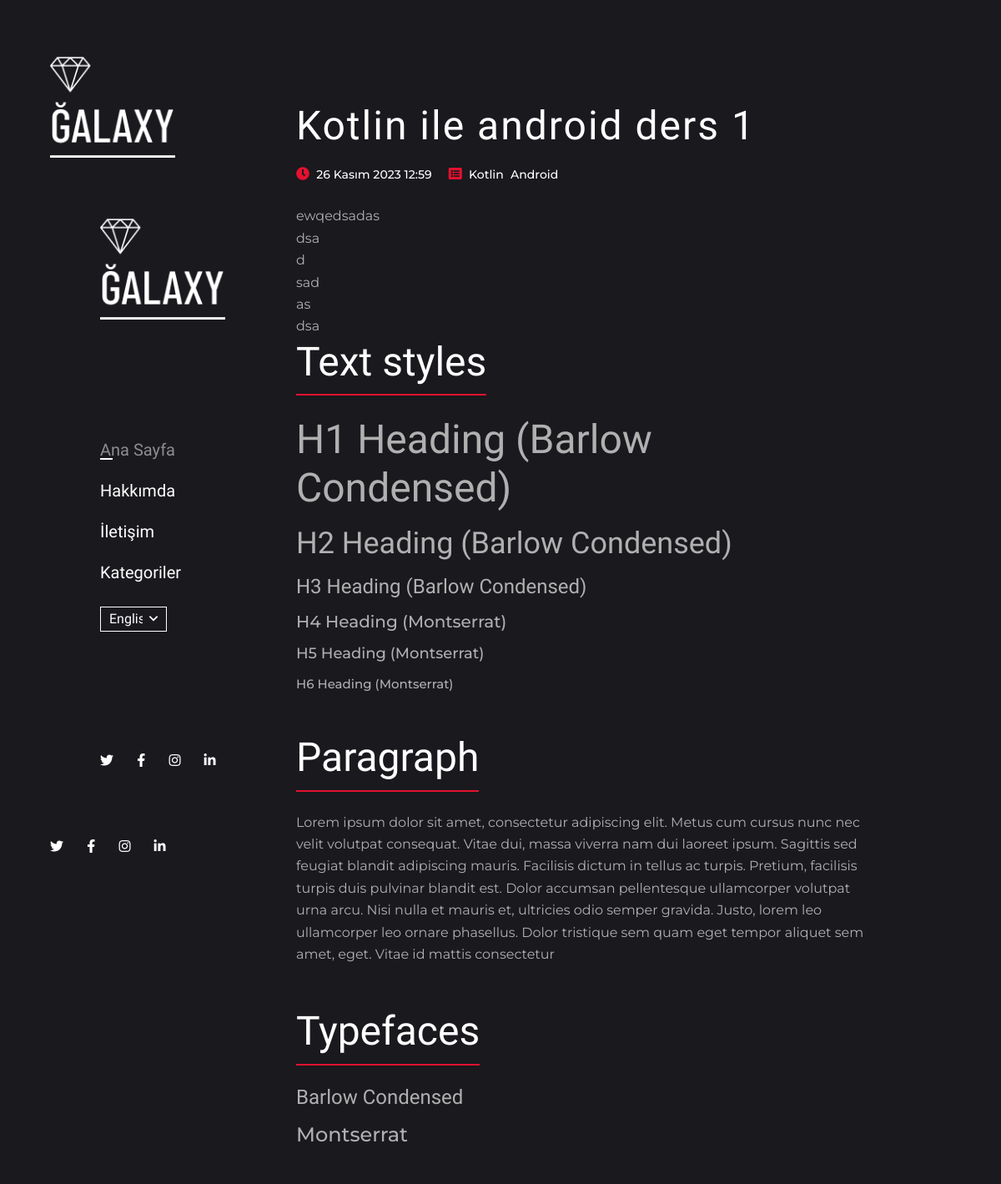
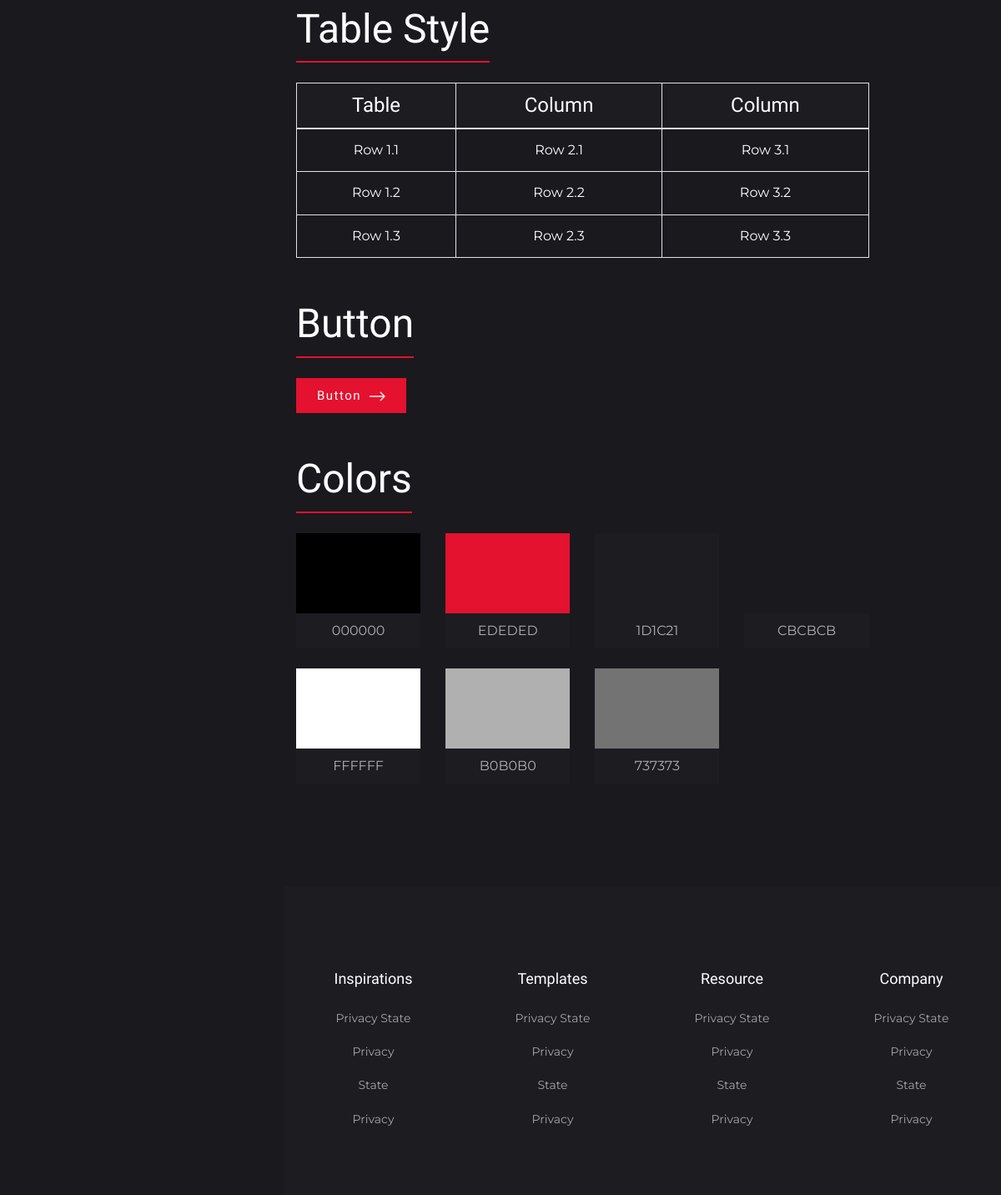
/blog_detail/kotlin-ile-android-ders-1, run on the app's committed database (2 pictures, top to bottom).
### blogs/models.py (models this page shows, shortened)
class Article(models.Model):
    title = models.CharField(max_length=100)
    description = RichTextField()
    image = models.ImageField(upload_to="blogs", null=True)  # null=True değerini sil
    is_active = models.BooleanField(default=True)
    created_date = models.DateTimeField(auto_now_add=True)
    slug = models.SlugField(unique=True, null=False, blank=True, db_index=True, editable=False)
    categories = models.ManyToManyField(Category)

class Category(models.Model):
    name = models.CharField(max_length=50)
    slug = models.SlugField(null=False, blank=True, unique=True, db_index=True, editable=False)
    def __str__(self):
        return f"{self.name}"

### blogs/views.py (the view)
# urls.py: path('blog_detail/<slug:slug>', views.blog_detail, name="blog_detail")
def blog_detail(request, slug):
    blog = models.Article.objects.get(slug=slug)
    return render(request, "blog-details.html", context={
        "blog": blog
    })

### templates/blog-details.html (shortened to what this page needs)
{% extends 'base.html' %}
{% load static %}
{% block content %}
<div class="container py-4 my-5">
    <div class="row justify-content-between">
        <div class="col-lg-10">
            <h1 class="text-white add-letter-space mt-4">
                {{ blog.title }}
            </h1>
            <ul class="post-meta mt-3 mb-4">
                <li class="d-inline-block mr-3">
                    <span class="fas fa-clock text-primary"></span>
                    <a class="ml-1" href="#">
                        {{ blog.created_date }}
                    </a>
                </li>
                <li class="d-inline-block">
                    <span class="fas fa-list-alt text-primary"></span>
                    {% for categori in blog.categories.all %}
                    <a class="ml-1" href="{% url 'kategoriler_detay' categori.slug %}">{{ categori }}</a>
                    {% endfor %}
                </li>
            </ul>
            <p>
                {{ blog.description|safe }}
            </p>
            <div class="widget">
                <h1 class="widget-title text-white d-inline-block mb-4">Text styles</h1>
                <h1 class="h1 mb-3">H1 Heading (Barlow Condensed)</h1>
                <h2 class="h2 mb-3">H2 Heading (Barlow Condensed)</h2>
                <h3 class="h3 mb-3">H3 Heading (Barlow Condensed)</h3>
                <h4 class="h4 mb-3">H4 Heading (Montserrat)</h4>
                <h5 class="h5 mb-3">H5 Heading (Montserrat)</h5>
                <h6 class="h6 mb-3">H6 Heading (Montserrat)</h6>
            </div>
            <div class="widget">
                <h1 class="widget-title text-white d-inline-block mb-4">Paragraph</h1>
                <p>Lorem ipsum dolor sit amet, consectetur adipiscing elit. Metus cum cursus nunc nec velit
                    volutpat consequat. Vitae dui, massa viverra nam dui laoreet ipsum. Sagittis sed feugiat
                    blandit adipiscing mauris. Facilisis dictum in tellus ac turpis. Pretium, facilisis turpis
                    duis pulvinar blandit est. Dolor accumsan pellentesque ullamcorper volutpat urna arcu. Nisi
                    nulla et mauris et, ultricies odio semper gravida. Justo, lorem leo ullamcorper leo ornare
                    phasellus. Dolor tristique sem quam eget tempor aliquet sem amet, eget. Vitae id mattis
                    consectetur </p>
            </div>
            <div class="widget">
                <h1 class="widget-title text-white d-inline-block mb-4">Typefaces</h1>
                <h3 class="font-primary mb-3">Barlow Condensed</h3>
                <h3 class="font-secondary">Montserrat</h3>
            </div>
            <div class="widget">
                <h1 class="widget-title text-white d-inline-block mb-4">Table Style</h1>
                <table class="table table-bordered text-center text-white table-transparent">
                    <thead class="bg-dark">
                    <tr>
                        <th class="h3" scope="col">Table</th>
                        <th class="h3" scope="col">Column</th>
                        <th class="h3" scope="col">Column</th>
                    </tr>
                    </thead>
                    <tbody>
                    <tr>
                        <td>Row 1.1</td>
                        <td>Row 2.1</td>
                        <td>Row 3.1</td>
                    </tr>
                    <tr>
                        <td>Row 1.2</td>
                        <td>Row 2.2</td>
                        <td>Row 3.2</td>
                    </tr>
                    <tr>
                        <td>Row 1.3</td>
                        <td>Row 2.3</td>
                        <td>Row 3.3</td>
                    </tr>
                    </tbody>
                </table>
            </div>
            <div class="widget">
                <h1 class="widget-title text-white d-inline-block mb-4">Button</h1>
                <div class="d-block">
                    <a class="btn btn-primary" href="#!">Button <img src="{% static 'images/arrow-right.png' %}"
                                                                     alt=""></a>
                </div>
            </div>
            <div class="widget">
                <h1 class="widget-title text-white d-inline-block">Colors</h1>
                <div class="row text-center">
                    <div class="col-sm-3 mt-4">
                        <div class="rounded">
                            <div class="bg-black py-5"></div>
                            <p class="bg-dark py-2">000000</p>
                        </div>
                    </div>
                    <div class="col-sm-3 mt-4">
                        <div class="rounded">
                            <div class="bg-primary py-5"></div>
                            <p class="bg-dark py-2">EDEDED</p>
                        </div>
                    </div>
                    <div class="col-sm-3 mt-4">
                        <div class="rounded">
                            <div class="bg-dark py-5"></div>
                            <p class="bg-dark py-2">1D1C21</p>
                        </div>
                    </div>
                    <div class="col-sm-3 mt-4">
                        <div class="rounded">
                            <div class="bg-dark-gray py-5"></div>
                            <p class="bg-dark py-2">CBCBCB</p>
                        </div>
                    </div>
                    <div class="col-sm-3 mt-4">
                        <div class="rounded">
                            <div class="bg-white py-5"></div>
                            <p class="bg-dark py-2">FFFFFF</p>
                        </div>
                    </div>
                    <div class="col-sm-3 mt-4">
                        <div class="rounded">
                            <div class="bg-gray py-5"></div>
                            <p class="bg-dark py-2">B0B0B0</p>
                        </div>
                    </div>
                    <div class="col-sm-3 mt-4">
                        <div class="rounded">
                            <div class="bg-black-700-darken py-5"></div>
                            <p class="bg-dark py-2">737373</p>
                        </div>
                    </div>
                </div>
            </div>
        </div>
    </div>
</div>
{% endblock %}

### static/css/style.css (style rules this page uses)
body { color: #B0B0B0; background-color: #1A191E; font-family: "Montserrat", sans-serif; font-size: 16px; line-height: 1.65; overflow-y: hidden; }
body.loaded { overflow-y: scroll; }
.btn { font-size: 15px; padding: 10px 25px; letter-spacing: 0.1em; color: #ffffff; font-family: "Barlow Condensed", sans-serif; border-radius: 0; border: 0; }
.btn img { margin-left: 5px; width: 19px; position: relative; }
.btn-primary { background-color: #E4112F; }
.font-primary { font-family: "Barlow Condensed", sans-serif; }
.font-secondary { font-family: "Montserrat", sans-serif; }
.add-letter-space { letter-spacing: 2px; }
.bg-gray { background-color: #B0B0B0; }
.text-primary, .text-primary-onHover:hover { color: #E4112F !important; }
.bg-primary { background-color: #E4112F !important; }
.bg-dark { background-color: #1D1C21 !important; }
.bg-black { background-color: #000000; }
.bg-black-700-darken { background-color: #737373; }
h1, .h1, h2, .h2, h3, .h3, h4 { font-family: "Barlow Condensed", sans-serif; }
h1, .h1 { font-size: 48px; }
h2, .h2 { font-size: 36px; }
h3, .h3 { font-size: 24px; }
h4, .h4 { font-size: 20px; }
h5, .h5 { font-size: 18px; }
h6, .h6 { font-size: 15px; }
.h4, h5, .h5, h6, .h6, p { font-family: "Montserrat", sans-serif; }
h1, .h1, h2, .h2, h3, .h3, h4, .h4, h5, .h5, h6, .h6, p { margin: 0; }
a { text-decoration: none; display: inline-block; transition: all 0.3s; }
ul, li { padding: 0; margin: 0; }
.post-meta li a { color: #ffffff; font-weight: 500; font-size: 14px; }
.widget { margin-bottom: 50px; }
.widget-title { border-bottom: 2px solid #E4112F; padding-bottom: 10px; }

### data on the page
Article: title "Kotlin ile android ders 1", created_date "26 Kasım 2023 12:59", description "ewqedsadas dsa d sad as dsa"
Category: name "Kotlin"
Category: name "Android"
